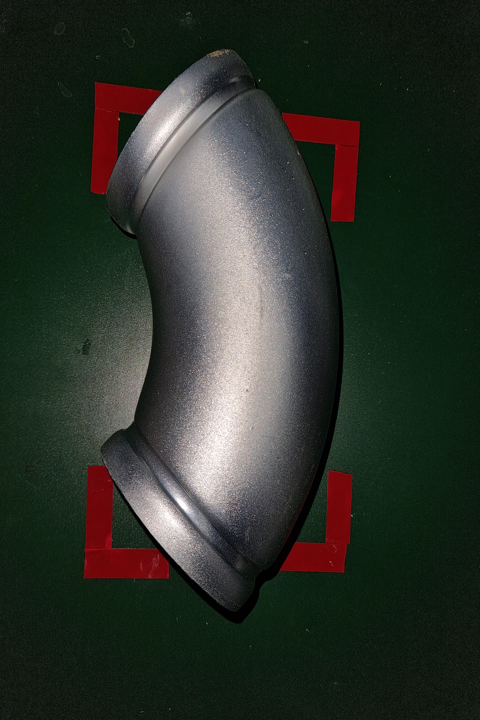
#> input picture image/KEMP_IMG_DATA_1.png, 480 x 720 px
$ jupyter execute gray_scale.ipynb
#> lines starting #> are read from the running program, lines starting #| are printed output that depends on the picture
[cell 1]
import cv2
import matplotlib.pyplot as plt

[cell 2]
# 이미지 읽기
image = cv2.imread('../image/KEMP_IMG_DATA_1.png')
#> image is the input picture: shape (720, 480, 3); mean B, G, R 42.3, 51, 45.6

# 그레이스케일로 변환
gray_image = cv2.cvtColor(image, cv2.COLOR_BGR2GRAY)
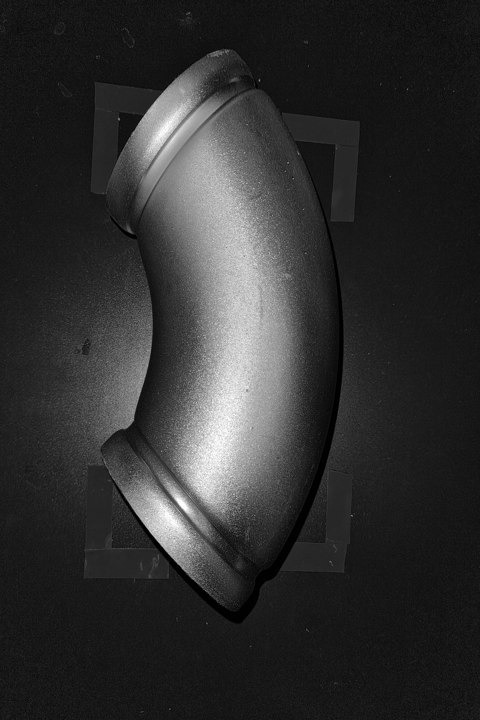
#> gray_image: shape (720, 480); min 0, max 255, mean 48.4

print(gray_image.shape)
#| (720, 480)
plt.imshow(gray_image, cmap='gray')
# 변환된 이미지 출력
# cv2.imshow('Grayscale Image', gray_image)
# cv2.waitKey(0)
# cv2.destroyAllWindows()

[cell 3]
img_ok = cv2.imread('../image/KEMP_IMG_DATA_1.png', cv2.IMREAD_GRAYSCALE)
#> img_ok: shape (720, 480); min 0, max 255, mean 47.9
img_bad = cv2.imread('../image/KEMP_IMG_DATA_Error_2.png', cv2.IMREAD_GRAYSCALE)
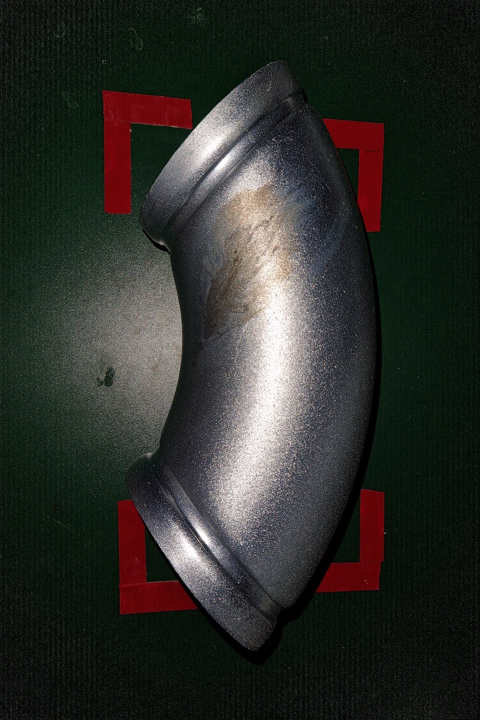
#> input picture image/KEMP_IMG_DATA_Error_2.png, 480 x 720 px
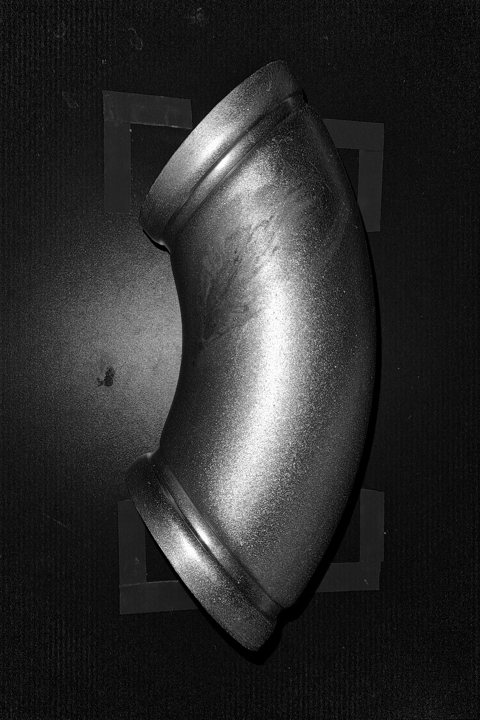
#> img_bad: shape (720, 480); min 0, max 255, mean 45.4
img_bad2 = cv2.imread('../image/KEMP_IMG_DATA_Error_12.png', cv2.IMREAD_GRAYSCALE)
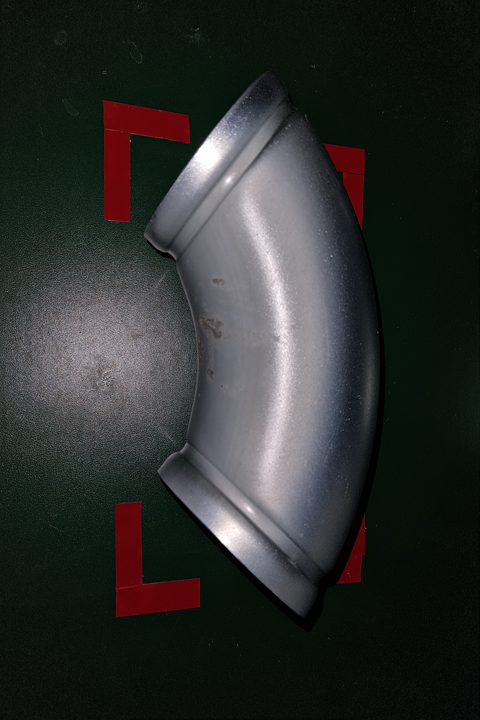
#> input picture image/KEMP_IMG_DATA_Error_12.png, 480 x 720 px
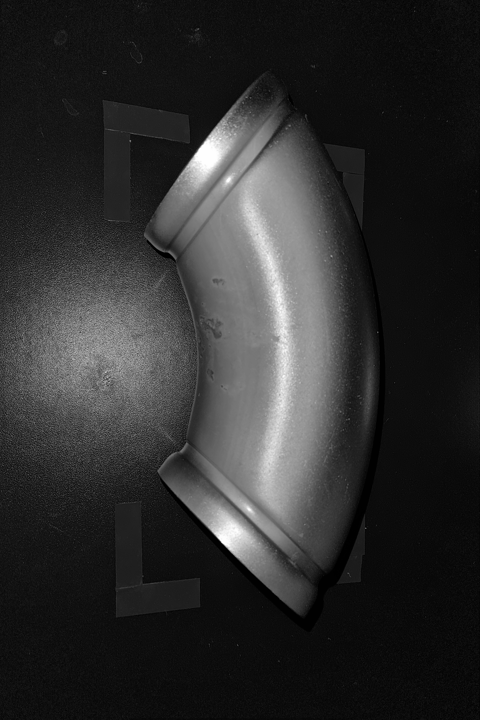
#> img_bad2: shape (720, 480); min 0, max 255, mean 45.9

fig, axs = plt.subplots(1, 3)
fig.set_figheight(6)
fig.set_figwidth(12)
axs[0].set_xlabel('ok', fontsize=32, color='red')
axs[1].set_xlabel('bad', fontsize=32, color='red')
axs[2].set_xlabel('bad', fontsize=32, color='red')
axs[0].imshow(img_ok, cmap='gray')
axs[1].imshow(img_bad, cmap='gray')
axs[2].imshow(img_bad2, cmap='gray')

print(img_ok.shape)
#| (720, 480)
